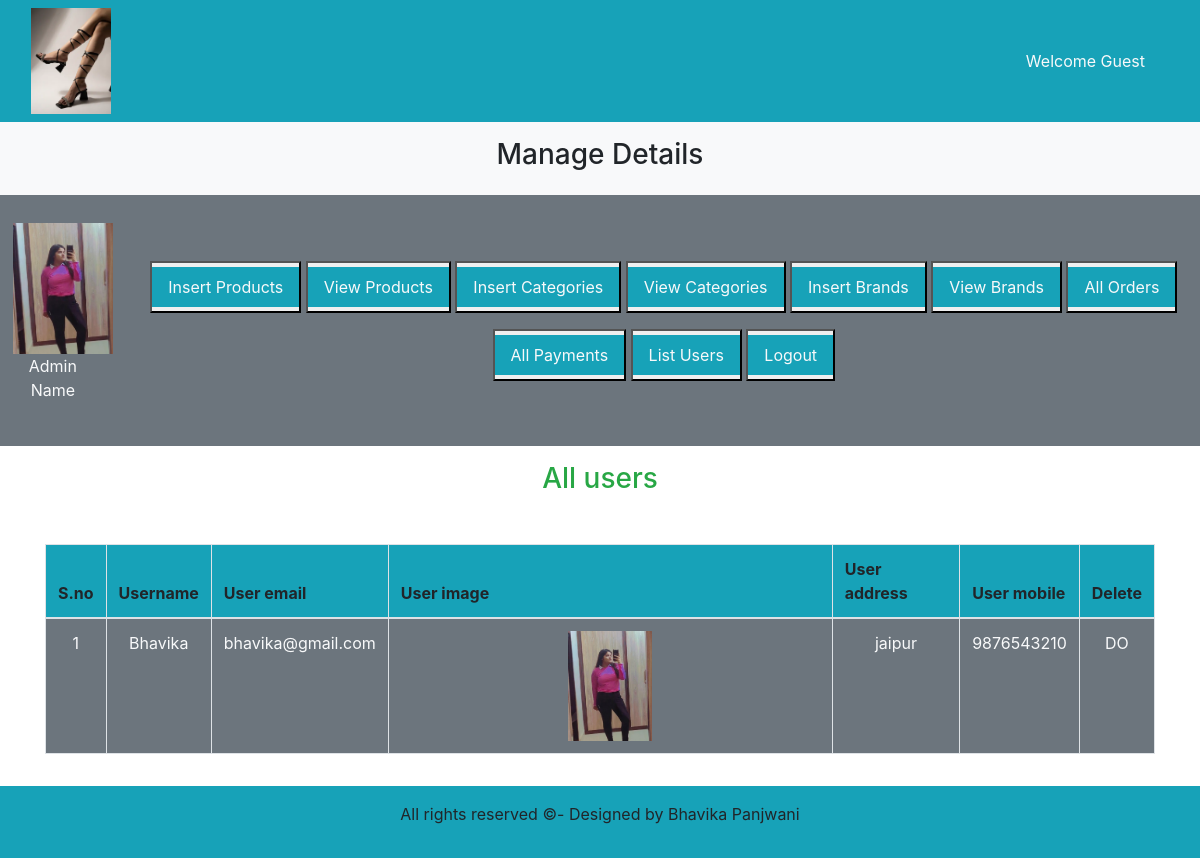
Page /admin_area/index.php?list_users on the committed database.
### tables this page shows
CREATE TABLE `user_table` (
  `user_id` int(11) NOT NULL,
  `username` varchar(255) NOT NULL,
  `user_email` varchar(255) NOT NULL,
  `user_password` varchar(255) NOT NULL,
  `user_image` varchar(255) NOT NULL,
  `user_ip` varchar(255) NOT NULL,
  `user_address` varchar(255) NOT NULL,
  `user_mobile` varchar(20) NOT NULL
);

### admin_area/list_users.php (the view, shortened to what this page needs)
<h3 class="text-center text-success">All users</h3>
<table class="table table-bordered mt-5">
<thead class="bg-info">
<?php
$get_users = "SELECT * FROM `user_table`";
$result = mysqli_query($conn, $get_users);
$row_count = mysqli_num_rows($result);
if($row_count == 0){
    echo "<tr><td colspan='7' class='text-center bg-danger'>No users yet</td></tr>";
}else{
    echo "<tr>
<th>S.no</th>
<th>Username</th>
<th>User email</th>
<th>User image</th>
<th>User address</th>
<th>User mobile</th>
<th>Delete</th>
</tr>
</thead>
<tbody class='bg-secondary text-light'>";
    $number = 0;
    while($row_data = mysqli_fetch_assoc($result)){
        $username = $row_data['username'];
        $user_email = $row_data['user_email'];
        $user_image = $row_data['user_image'];
        $user_address = $row_data['user_address'];
        $user_mobile = $row_data['user_mobile'];
        $number++;
        echo "<tr class='text-center'>
        <td>$number</td>
        <td>$username</td>
        <td>$user_email</td>
        <td><img src='../users_area/user_images/$user_image' alt='$username' class='product_img'/></td>
        <td>$user_address</td>
        <td>$user_mobile</td>
        <td><a href='' class='text-light'>DO</a></td>
        </tr>";
    }
}
?>
</tbody>
</table>

### style.css (style rules this page uses)
* { margin: 0; padding: 0; box-sizing: border-box; overflow-x: hidden; }

### admin_area/index.php (style rules this page uses)
.product_img { width:20%; object-fit: contain; }

### rows in the picture
user_table: username "Bhavika", user_email "bhavika@gmail.com", user_image (picture), user_address "jaipur", user_mobile "9876543210"
